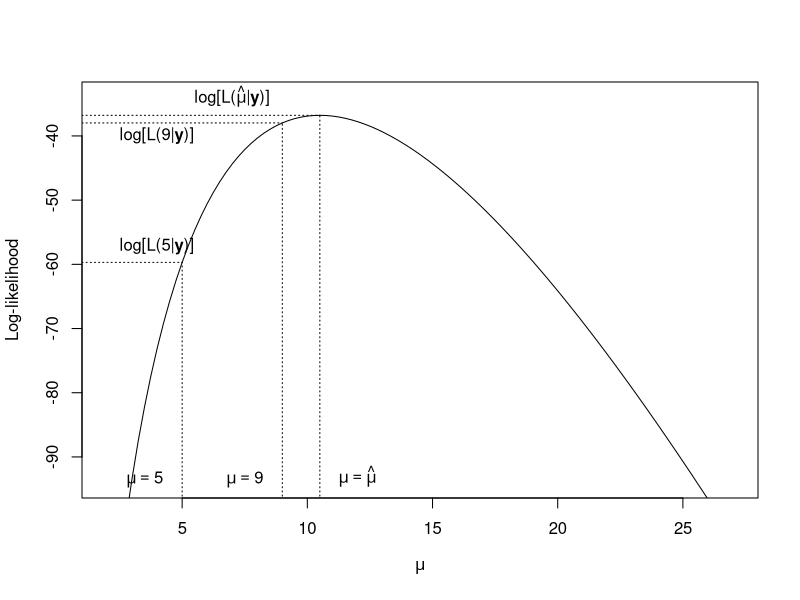
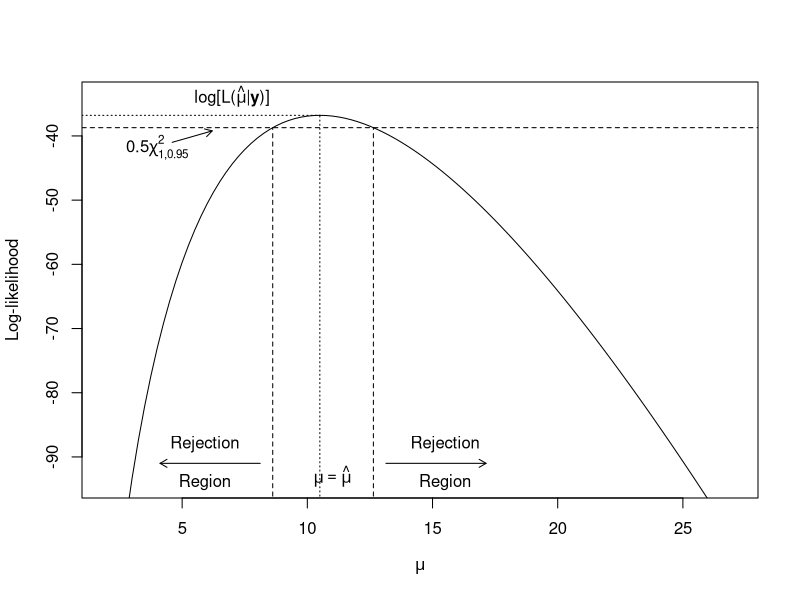

The R source for these figures, in order:
######################################################################
# NAME:  Tom Loughin                                                 #
# DATE:  1-26-11                                                     #
# UPDATE:                                                            #
# Purpose: Compute and plot the likelihood function                  #
#                                                                    #
# NOTES:                                                             #
#                                                                    #
######################################################################

#########################             
# Preliminary calculations

  y1<-c(3,5,6,6,7,10,13,15,18,22) 
  n1<-length(y1) #Sample size
  mle1 <- sum(y1)/n1
  mle1
  maxlik1 <- -n1*mle1 + log(mle1)*sum(y1) - sum(lfactorial(y1)) # log(L) = -n*mu +log(mu)*sum(y_i) - sum(log(y_i !)) evaluated at MLE (mu^)
  maxlik1 #Maximum possible value of log likelihood
  loglik9 <- -n1*9 + log(9)*sum(y1) - sum(lfactorial(y1)) #Suppose mu = 9
  loglik5 <- -n1*5 + log(5)*sum(y1) - sum(lfactorial(y1)) #Suppose mu = 5

  LRT9<--2*loglik9 + 2*maxlik1
  LRT5<--2*loglik5 + 2*maxlik1
  data.frame(LRT9, LRT5)


#########################
# Likelihood Ratio Plot

  x11(width = 6, height = 6, pointsize = 15)
  # pdf(file = "c:\\figures\\FigureB.3-1BW.pdf", width = 6, height = 6, colormodel = "cmyk", pointsize = 15)   # Create plot for book
  # par(mfrow = c(1,2))
  curve(expr = -n1*x + log(x)*sum(y1) - sum(lfactorial(y1)), from = 2, to = 27, ylim = c(-94,-34), 
        xlab = expression(mu), ylab = "Log-likelihood")
  
  # log[L(mu^|y)]
  segments(x0 = 0, y0 = maxlik1, x1 = mle1, y1 = maxlik1, lty="dotted")
  segments(x0 = mle1, y0 = -100, x1 = mle1, y1 = maxlik1, lty="dotted")
  text(x = mle1+1.5, y = -93, labels = expression(mu == hat(mu)))
  text(x = 7, y = maxlik1+3, labels = expression(paste("log[L(", hat(mu), "|", bold(y), ")]")))
  
  # log[L(mu=9|y)]
  segments(x0 = 0, y0 = loglik9, x1 = 9, y1 = loglik9, lty="dotted")
  segments(x0 = 9, y0 = -100, x1 = 9, y1 = loglik9, lty="dotted")
  text(x = 9-1.5, y = -93.5, labels = expression(mu == 9))
  text(x = 4, y = loglik9-2, labels = expression(paste("log[L(", 9, "|", bold(y), ")]")))
   
  # log[L(mu=5|y)]
  segments(x0 = 0, y0 = loglik5, x1 = 5, y1 = loglik5, lty="dotted")
  segments(x0 = 5, y0 = -100, x1 = 5, y1 = loglik5, lty="dotted")
  text(x = 5-1.5, y = -93.5, labels = expression(mu == 5))
  text(x = 4, y = loglik5+2.5, labels = expression(paste("log[L(", 5, "|", bold(y), ")]")))
  # dev.off()  # Create plot for book


#########################
# LR Rejection Region Plot

  x11(width = 6, height = 6, pointsize = 15)
  # pdf(file = "c:\\figures\\FigureB.3-2BW.pdf", width = 6, height = 6, colormodel = "cmyk", pointsize = 15)   # Create plot for book
  curve(expr = -n1*x + log(x)*sum(y1) - sum(lfactorial(y1)), from = 2, to = 27, ylim = c(-94,-34),
        xlab = expression(mu), ylab = "Log-likelihood")

  # log[L(mu^|y)]
  segments(x0 = 0, y0 = maxlik1, x1 = mle1, y1 = maxlik1, lty="dotted")
  segments(x0 = mle1, y0 = -100, x1 = mle1, y1 = maxlik1, lty="dotted")
  text(x = mle1+.5, y = -93, labels = expression(mu == hat(mu)))
  text(x = 7, y = maxlik1+3, labels = expression(paste("log[L(", hat(mu), "|", bold(y), ")]")))

  # 0.5*chi^2_1,0.95 line
  abline(h = maxlik1 - qchisq(p = 0.95, df = 1)/2, lty = "dashed")  # log[L(mu|y)] = log[L(mu^|y)] - (chi^2_1,0.95)/2
  arrows(x0 = 4.6, y0 = -41, x1 = 6.2, y1 = maxlik1 - qchisq(p = 0.95, df = 1)/2 - 0.5, length = 0.08)
  text(x = 4, y = maxlik1-5, labels = expression(0.5*chi[paste(1, ",", 0.95)]^2)) 

  
  # In order find the lower and upper bounds for the rejection region, we can solve for mu in
  #  -2log[L(mu|y)] + 2log[L(mu^|y)] - chi^2_1,0.95
  op.func<-function(mu, y, alpha, maxlikMLE) {
    n<-length(y)
    -2*(-n*mu + log(mu)*sum(y) - sum(lfactorial(y))) + 2*maxlikMLE - qchisq(p = 1-alpha, df = 1) 
  } 
     -n1*mle1 + log(mle1)*sum(y1) - sum(lfactorial(y1))
  lower<-uniroot(f = op.func, interval = c(0, mle1), y = y1, alpha = 0.05, maxlikMLE = maxlik1)  # Lower bound
  upper<-uniroot(f = op.func, interval = c(mle1, 28), y = y1, alpha = 0.05, maxlikMLE = maxlik1)  # Upper bound
  optimize(f = op.func, interval = c(0, 28), y = y1, alpha = 0.05, maxlikMLE = maxlik1)  # Used as a check

 
  # Left rejection region
  segments(x0 = lower$root, y0 =-100, x1 = lower$root, y1 = maxlik1-qchisq(p = 0.95, df = 1)/2, lty="dashed")
  text(x = 5.9, y = -88, labels = "Rejection")
  text(x = 5.9, y = -94, labels = "Region")
  arrows(x0 = lower$root-0.5, y0 = -91, x1 = lower$root-0.5-4, y1 = -91, length = 0.08)

  # Right rejection region
  segments(x0 = upper$root, y0 =-100, x1 = upper$root, y1 = maxlik1-qchisq(p = 0.95, df = 1)/2, lty="dashed")
  text(x = 15.5, y = -88, labels = "Rejection")
  text(x = 15.5, y = -94, labels = "Region")
  arrows(x0 = upper$root+0.5, y0 = -91, x1 = upper$root+0.5+4, y1 = -91, length = 0.08)
  # dev.off()  # Create plot for book




  #